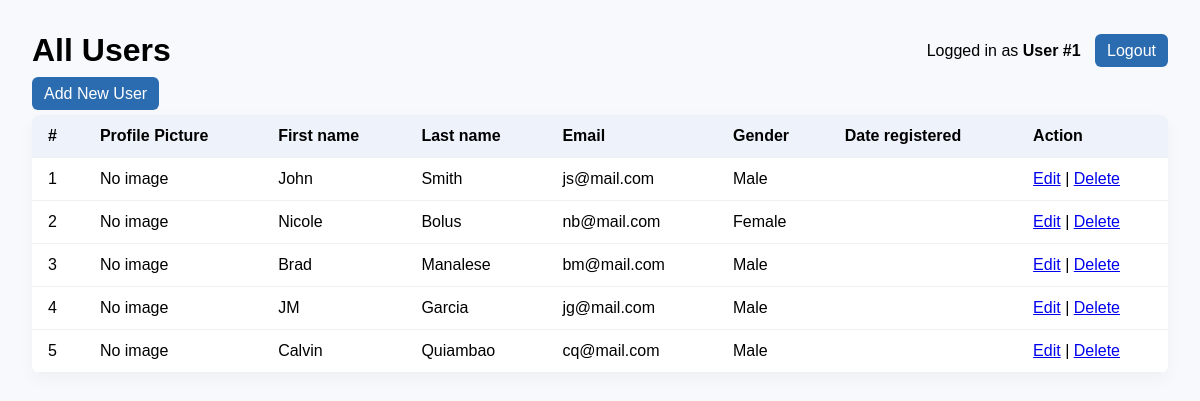
The page /registration/users/ (signed in) on the database as committed earlier.
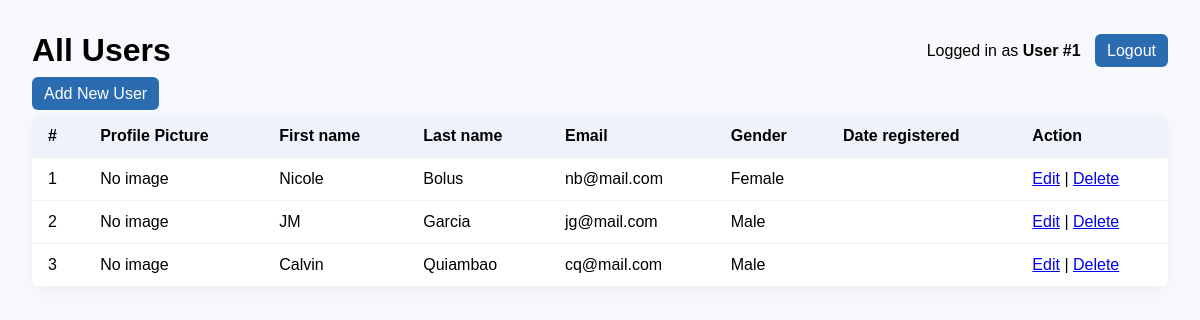
The same page on the database as committed later.
### registration/models.py (models this page shows, shortened)
class UserRegistration(models.Model):
    first_name = models.CharField(max_length=100)
    last_name = models.CharField(max_length=100)
    email = models.EmailField(max_length=150)
    gender = models.CharField(max_length=12)
    password = models.CharField(max_length=100)
    profile_picture = models.ImageField(
        upload_to='profile_pictures/',
        null=True,
        blank=True
)

### registration/views.py (the view)
    def wrapper(request, *args, **kwargs):
        if not request.session.get('user_id'):
            return redirect(f"{reverse('registration:login_html')}?next={request.path}")
        return fn(request, *args, **kwargs)

### registration/views.py (called while the page is built)
def login_required_view(fn):
    def wrapper(request, *args, **kwargs):
        if not request.session.get('user_id'):
            return redirect(f"{reverse('registration:login_html')}?next={request.path}")
        return fn(request, *args, **kwargs)
    wrapper.__name__ = fn.__name__
    return wrapper

@login_required_view
def users_html(request):
    users = UserRegistration.objects.all().order_by('id')
    return render(request, 'registration/users_list.html', {
        'users': users,
        'current_user': request.session.get('user_name')
    })

### MyBackend/templates/registration/users_list.html (shortened to what this page needs)
<!doctype html>
<html>
<head>
</head>
<body>
  <div class="top">
    <h1 style="margin:0;">All Users</h1>
    <div>
      Logged in as <strong>{% if current_user %}{{ current_user }}{% else %}User #{{ request.session.user_id|default:"-" }}{% endif %}</strong>
      <a href="{% url 'registration:logout_html' %}" class="button" style="margin-left:10px;">Logout</a>
    </div>
  </div>
    <div style="margin-bottom: 12px;">
  <a href="{% url 'registration:user_create_html' %}" class="button">Add New User</a>
</div>
  <table>
    <thead>
      <tr>
        <th>#</th>
        <th>Profile Picture</th>
        <th>First name</th>
        <th>Last name</th>
        <th>Email</th>
        <th>Gender</th>
        <th>Date registered</th>
        <th>Action</th>
      </tr>
    </thead>
    <tbody>
      {% for u in users %}
      <tr>
            <td>{{ forloop.counter }}</td>
                <td>
                  {% if u.profile_picture %}
                    <img src="{{ u.profile_picture.url }}"
                        alt="Profile Picture"
                        width="60" height="60"
                        style="object-fit: cover; border-radius: 5px;">
                  {% else %}
                    No image
                  {% endif %}
                </td>
        <td>{{ u.first_name }}</td>
        <td>{{ u.last_name }}</td>
        <td>{{ u.email }}</td>
        <td>{{ u.gender|default:"N/A" }}</td>
        <td>{{ u.date_registered|date:"Y-m-d H:i" }}</td>
        <td>
          <a href="{% url 'registration:user_update_html' u.id %}">Edit</a> |
          <a href="{% url 'registration:user_delete_html' u.id %}">Delete</a>
        </td>
      </tr>
      {% empty %}
      <tr><td colspan="6">No users yet.</td></tr>
      {% endfor %}
    </tbody>
  </table>
</body>
</html>

Rows that differ between the two databases and show on the page:
removed UserRegistration: shows "No image", first_name "John", last_name "Smith", email "js@mail.com", gender "Male"
removed UserRegistration: shows "No image", first_name "Brad", last_name "Manalese", email "bm@mail.com", gender "Male"
